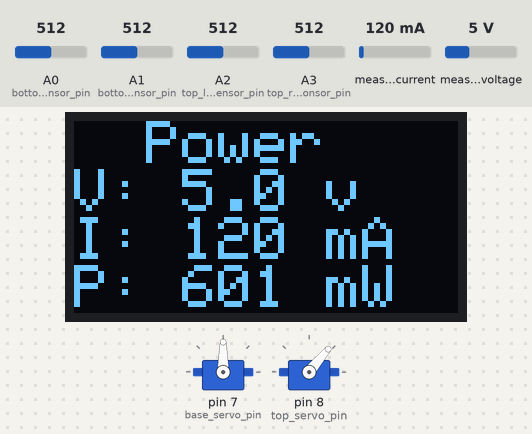
Simulated run of this program. Board: Arduino Mega 2560, built with avr-gcc and run on an emulated ATmega2560. Parts: 2 × servo, 128×64 one-colour display. The test bench sets the inputs (shaded band); at power-on: A0 (bottom_right_sensor_pin) = 512, A1 (bottom_left_sensor_pin) = 512, A2 (top_left_sensor_pin) = 512, A3 (top_right_sonsor_pin) = 512, measured current 120 mA, measured voltage 5 V. What the program prints to the serial monitor is not drawn.

Above: at 2.6 s.
2.7 s: A0 (bottom_right_sensor_pin) set to 620
4.2 s: A0 (bottom_right_sensor_pin) set to 651
At 4.54 s:
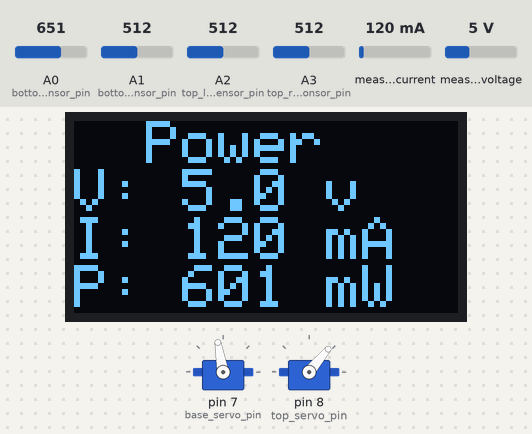
7.7 s: A1 (bottom_left_sensor_pin) set to 549
At 8.24 s:
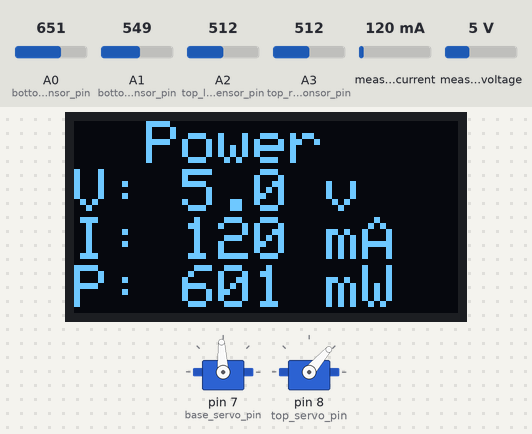
12.2 s: A2 (top_left_sensor_pin) set to 620
At 12.25 s:
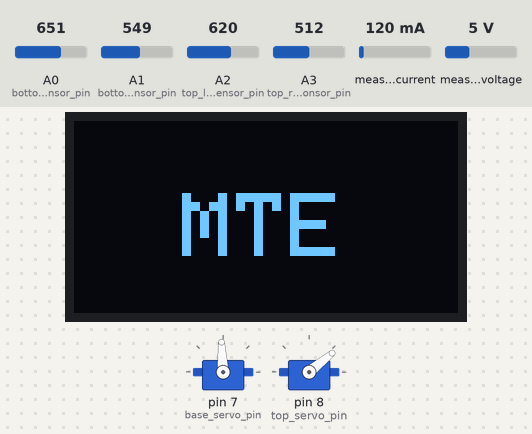
16.3 s: A2 (top_left_sensor_pin) set to 644
At 16.87 s:
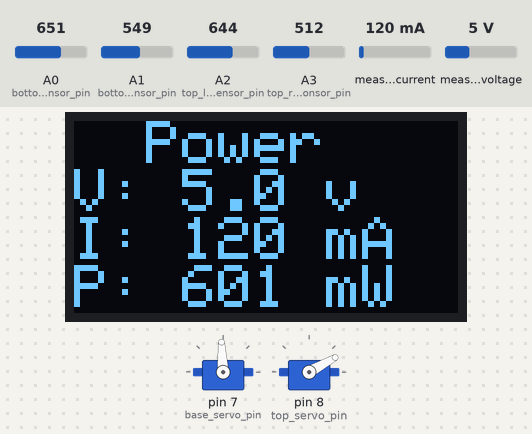
19.7 s: A3 (top_right_sonsor_pin) set to 992
Timing chart, 0 to 24.3 s (numbered marks = the images above; inputs shaded):
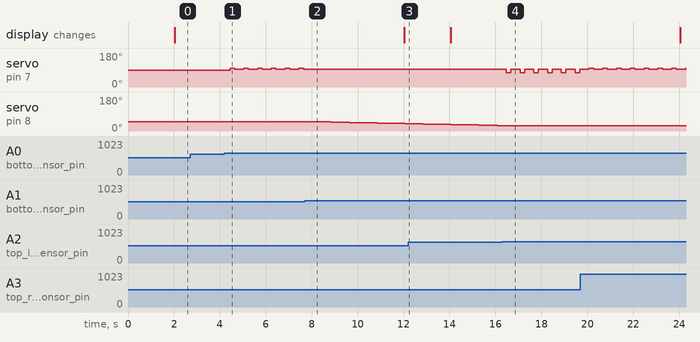

The program:

main.cpp
```cpp
#include <Arduino.h>
#include <Servo.h>
#include <SPI.h>
#include <Wire.h>
#include <Adafruit_GFX.h>
#include <Adafruit_SSD1306.h>
#include <Adafruit_INA219.h>

// definations
#define SCREEN_WIDTH 128 // OLED display width, in pixels
#define SCREEN_HEIGHT 64 // OLED display height, in pixels
#define OLED_RESET 4
#define POWER_MONITORING_DELAY 1000
#define MTE_DISPLAY_DELAY 2000
#define POWER_DISPLAY_DELAY 10000

// sensor pin config
int top_left_sensor_pin = A2;
int top_right_sonsor_pin = A3;
int bottom_left_sensor_pin = A1;
int bottom_right_sensor_pin = A0;

// motor pin config
int base_servo_pin = 7;
int top_servo_pin = 8;

// config
int base_rotate_left = 100;
int base_rotate_right = 75;
int base_rotate_stop = 93;
int top_rotate_unit = 1;
int threshold = 300;
int max_acceptable_diff = 120;
int control_delay = 400;
long long control_time_stamp = 0;
long long power_monitoring_time_stamp = 0;
long long mte_display_time_stamp = 0;
bool mte_display_state = true;

//  classes
Servo base_servo;
Servo top_servo;
Adafruit_SSD1306 display(SCREEN_WIDTH, SCREEN_HEIGHT, &Wire, OLED_RESET);
Adafruit_INA219 ina219;


// functions
void control(int, int, int, int);
void updateDisplay(float, float);
void base_servo_change(int);
void top_servo_change(int);
void updateMteDisplay();

void setup()
{
  Serial.begin(9600);
  base_servo.attach(base_servo_pin);
  top_servo.attach(top_servo_pin);
  top_servo.write(50);
  display.begin(SSD1306_SWITCHCAPVCC, 0x3C);
  display.clearDisplay();
  ina219.begin();
  updateMteDisplay();

}

void loop()
{
  if(millis() - control_time_stamp >= control_delay){
    // read sensor value
    int top_left_sensor = analogRead(top_left_sensor_pin);
    int top_right_sensor = analogRead(top_right_sonsor_pin);
    int bottom_left_sensor = analogRead(bottom_left_sensor_pin);
    int bottom_right_sensor = analogRead(bottom_right_sensor_pin);
    Serial.print(top_left_sensor);
    Serial.print("   ");
    Serial.print(top_right_sensor);
    Serial.print("   ");
    Serial.print(bottom_left_sensor);
    Serial.print("   ");
    Serial.println(bottom_right_sensor);
    // control
    control(top_left_sensor, top_right_sensor, bottom_left_sensor, bottom_right_sensor);
    control_time_stamp = millis();
  }

  if (!mte_display_state && millis() - power_monitoring_time_stamp >= POWER_MONITORING_DELAY)
  {
    // read sensor value
    float shunt_voltage = ina219.getShuntVoltage_mV();  //mv
    float bus_voltage = ina219.getBusVoltage_V();  //v
    float current = ina219.getCurrent_mA();   // mA
    float voltage = bus_voltage + (shunt_voltage / 1000.0);
    voltage = voltage>0 ? voltage : 0;
    current = current>0 ? current :  (voltage> 0 ? current*-1 : 0);
    updateDisplay(voltage, current);

    //display
    power_monitoring_time_stamp = millis();
  }
  if(!mte_display_state && millis() - mte_display_time_stamp >= POWER_DISPLAY_DELAY){
    updateMteDisplay();
    mte_display_state = true;
    mte_display_time_stamp = millis();
  }
  if(mte_display_state && millis() - mte_display_time_stamp >= MTE_DISPLAY_DELAY){
    mte_display_state = false;
    mte_display_time_stamp = millis();
  }

}

void control(int top_left_sensor, int top_right_sensor, int bottom_left_sensor, int bottom_right_sensor)
{

  // all dark (night)
  // if (top_right_sensor<threshold & top_left_sensor<threshold & bottom_left_sensor<threshold & bottom_right_sensor<threshold){
  //   // do nothing
  //   // delay(100);
  // }
  // first check base
  if ((top_left_sensor - top_right_sensor > max_acceptable_diff))
  {
    base_servo_change(base_rotate_right);
  }

  else if (top_right_sensor - top_left_sensor > max_acceptable_diff)
  {
    base_servo_change(base_rotate_left);
  }
  else if ((bottom_left_sensor - bottom_right_sensor > max_acceptable_diff))
  {
    base_servo_change(base_rotate_right);
  }

  else if (bottom_right_sensor - bottom_left_sensor > max_acceptable_diff)
  {
    base_servo_change(base_rotate_left);
  }

  else if (top_left_sensor - bottom_left_sensor > max_acceptable_diff)
  {
    top_servo_change(top_rotate_unit);
  }

  else if (bottom_left_sensor - top_left_sensor > max_acceptable_diff)
  {
    top_servo_change(-1 * top_rotate_unit);
  }

  else if (top_right_sensor - bottom_right_sensor > max_acceptable_diff)
  {
    top_servo_change(top_rotate_unit);
  }

  else if (bottom_right_sensor - top_right_sensor > max_acceptable_diff)
  {
    top_servo_change(-1 * top_rotate_unit);
  }
}

void base_servo_change(int deg)
{
  Serial.print("Base Servo Change : ");
  // Serial.print(base_servo.read());
  // Serial.print(" to ");
  Serial.println(deg);
  // base_servo.write(base_servo.read() + deg);
  base_servo.write(deg);
  delay(200);
  base_servo.write(base_rotate_stop);
}

void top_servo_change(int deg)
{
  Serial.print("top Servo Change : ");
  Serial.print(top_servo.read());
  Serial.print(" to ");
  Serial.println(deg);
  top_servo.write(top_servo.read() + deg);
}

void updateDisplay(float voltage, float current){
  display.clearDisplay();
  display.setTextColor(WHITE);
  display.setTextSize(2);
  display.setCursor(0,0);
  display.println("  Power");
  // display.setCursor(1,1);
  display.print("V: ");
  display.print(voltage, 1);
  display.println(" v");
  // display.setCursor(2,2);
  display.print("I: ");
  display.print(current, 0);
  display.println(" mA");
  // display.setCursor(3,3);
  display.print("P: ");
  display.print(voltage * current,0);
  display.println(" mW");

  display.display();
}

void updateMteDisplay(){
  display.clearDisplay();
  display.setTextColor(WHITE);
  display.setTextSize(3);
  display.setCursor(0,0);
  display.println();
  display.print("  MTE");
  display.display();
}
```

Measured:
- the behaviour switches between 632 and 633 on A0 (bottom_right_sensor_pin) (found by bisection; images 0 and 1)
- the behaviour switches between 530 and 531 on A1 (bottom_left_sensor_pin) (found by bisection; images 1 and 2)
- the behaviour switches between 632 and 633 on A2 (top_left_sensor_pin) (found by bisection; images 3 and 4)
- after the input at 2.7 s, every drawn part: stays the same
- after the input at 4.2 s, servo on pin 7 (base_servo_pin): alternates 100° for 0.20 s and 93° for 0.40 s, starting after 0.24 s
- after the input at 7.7 s, servo on pin 7 (base_servo_pin): stops changing and stays 93°; servo on pin 8 (top_servo_pin): moves from 50° to 39° over 4.0 s, starting after 0.35 s
- after the input at 16.3 s, servo on pin 7 (base_servo_pin): alternates 93° for 0.40 s and 75° for 0.20 s, starting after 0.17 s; servo on pin 8 (top_servo_pin): stays 29° (without the input it goes to 28° after 0.17 s)
